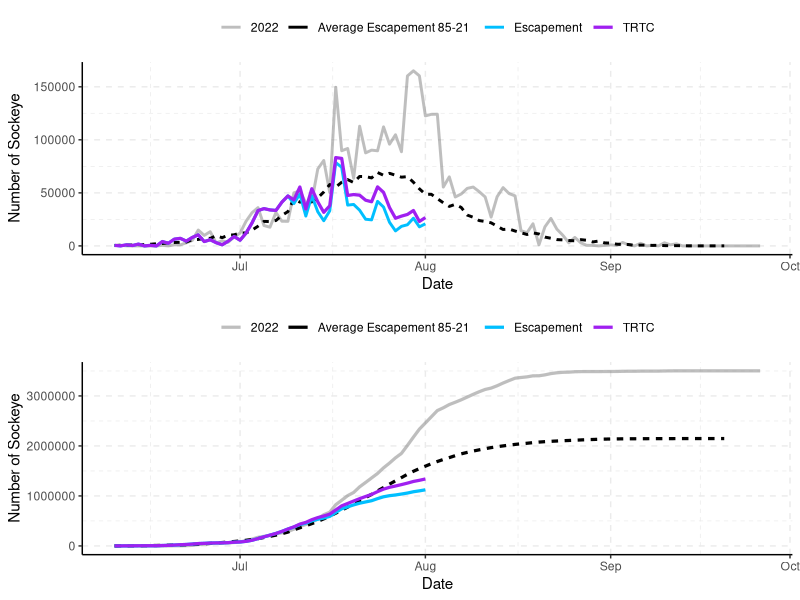
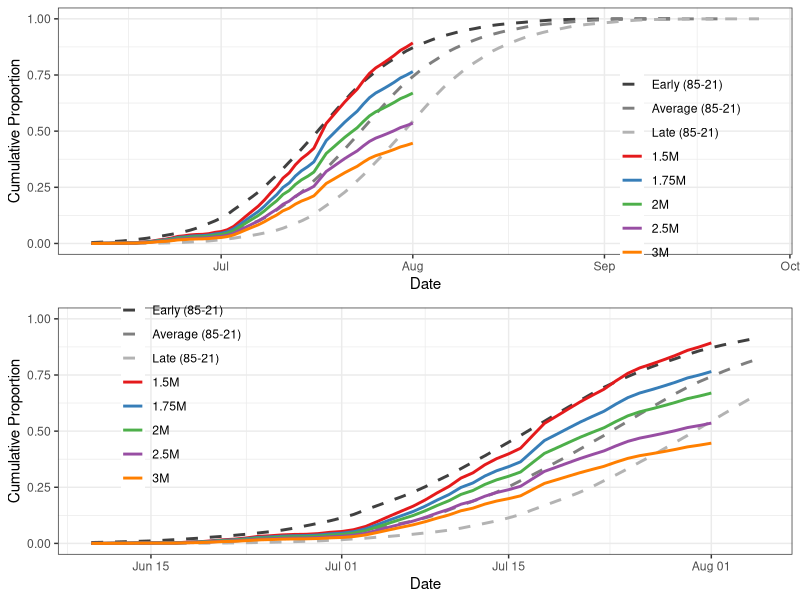
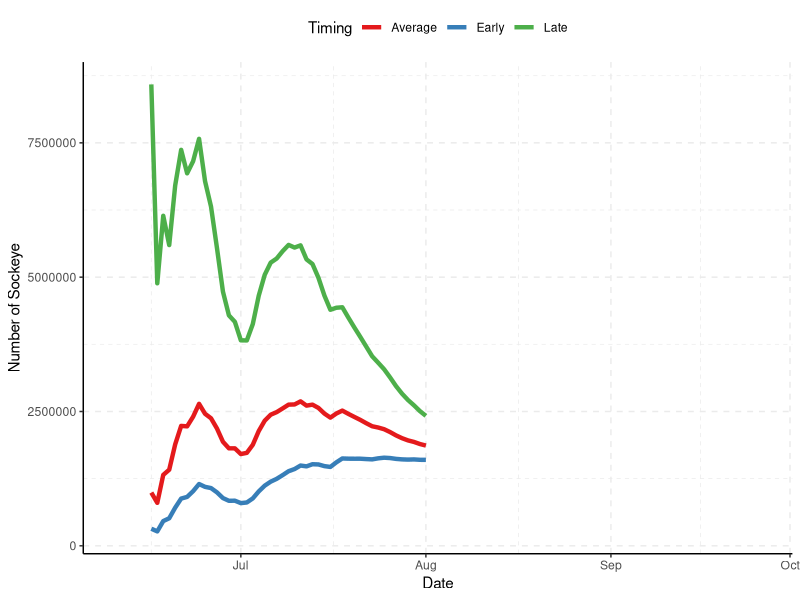
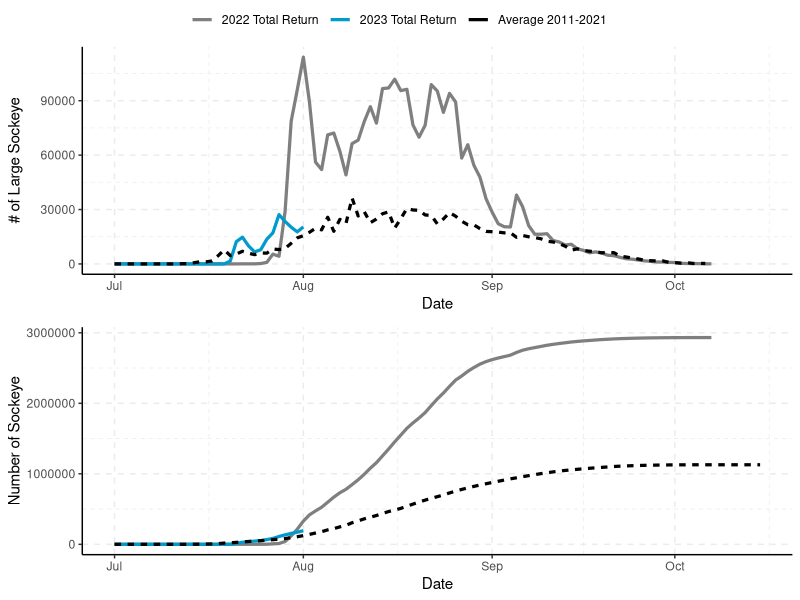
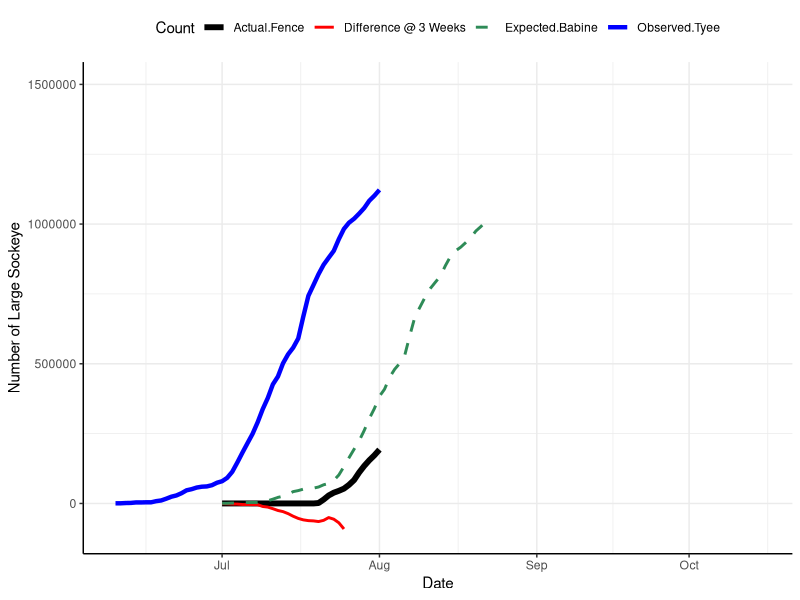
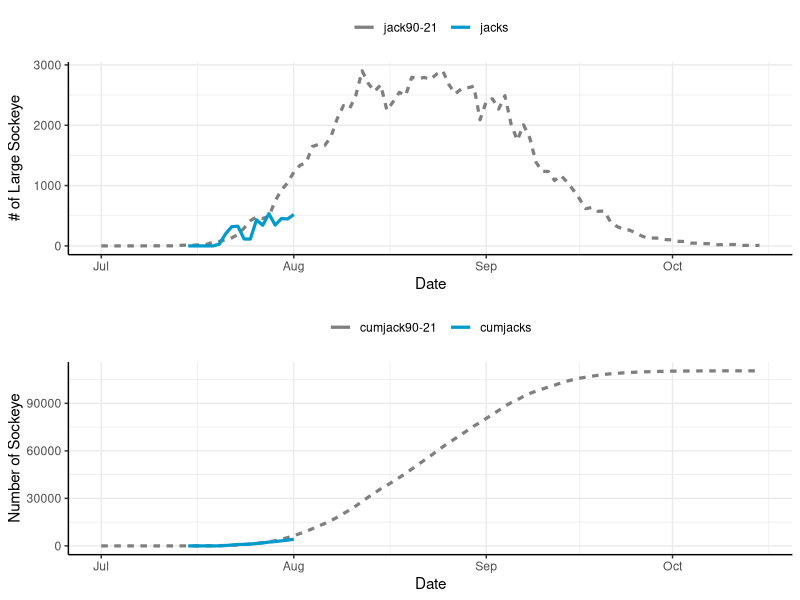
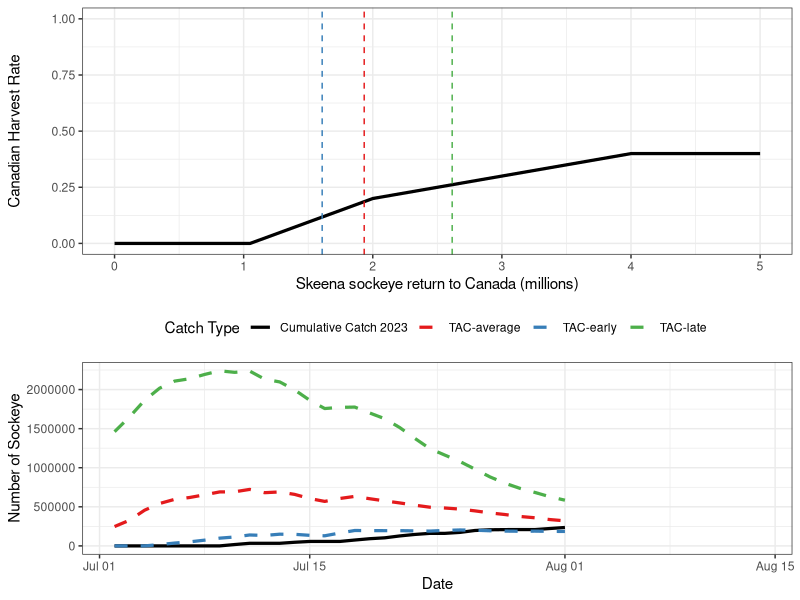
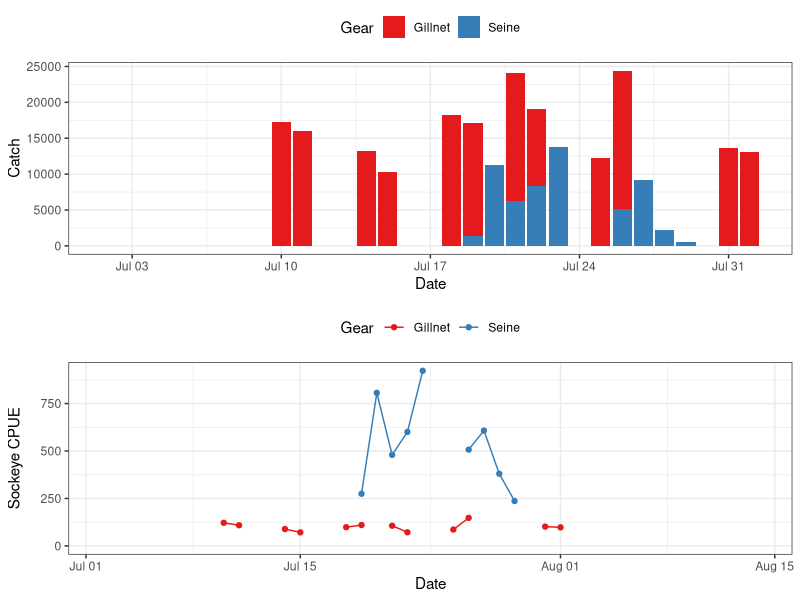

Generate these figures, in order, with R:
## ---- chunk 1
knitr::opts_chunk$set(warning = FALSE, message = FALSE,echo=FALSE) 

## ---- chunk 2
library(tidyverse)
library(data.table)
library(readxl)
library(knitr)
library(ggpubr)
library(kableExtra)

options(scipen=10000)
## ---- chunk 3
data<-read_excel("data/tyee and catch and fence in-season updates 2023.xlsx",sheet="Tyee")
data$Date<-as.Date(data$Date)
## ---- chunk 4
tyee.day<-as.Date("2023-07-30")
tyee.date<-"July 30"
fence.day<-as.Date("2023-07-30")
fence.date<-"July 30"
## ---- chunk 5
i<-match(tyee.day,data$Date)

average<-data$average[i]

e<-data$cumtyee[i]
t<-data$cumtrtc[i]
c<-data$cumcatch[i]

avgper<-round(data$Runtiming[i],3)*100
earlyper<-round(data$Runtiming[i+7],3)*100
lateper<-round(data$Runtiming[i-7],3)*100

#stat2<-data.frame(`Cumulative to Date`=c("Escapement Past Tyee","TRTC (Escapement+Catch)","Catch (preliminary"),`Number of Sockeye`=c(e,t,c))
#kable(stat2,caption=paste0("Cumulative escapement, TRTC, and catch to ",todate,"."))

stat3<-data.frame(`Cumulative to Date`=c("Escapement Past Tyee","TRTC (Escapement+Catch)","Catch (preliminary)"),`Number of Sockeye`=c(e,t,c),
                  `Run Timing`=c("Average","One week early","One week late"),`Percent Through`=c(avgper,earlyper,lateper))

kable(stat3,caption=paste0("Cumulative escapement, TRTC, and catch to ",tyee.date,"."))

## ---- chunk 6
escandtrtcdaily<-data%>%select(Date,Escapement=esctyee,TRTC=dailytrtc,`Average Escapement 85-21`=`ave85-21`,"2022"=esc22)%>%
  pivot_longer(2:5,values_to="Number of Sockeye",names_to="Type")%>%
  mutate(lt=case_when(Type=="Escapement"|Type=="TRTC"~"2023",
                      Type=="Average Escapement 85-21"~"Average",
                      Type=="2022"~"2023"))

t1<-ggplot(escandtrtcdaily,aes(x=Date,y=`Number of Sockeye`,color=Type,linetype=lt,size=Type,alpha=Type))+
  geom_line()+
  scale_size_manual(values=c(1,1,1,1.1))+
  scale_alpha_manual(values=c(.5,1,1,1))+
  scale_color_manual(values=c("grey50","black","deepskyblue1","purple"))+
  theme_classic()+
  grids(linetype = "dashed")+
  theme(legend.title = element_blank(),legend.position = "top")+
  guides(linetype="none")

escandtrtccum<-data%>%select(Date,Escapement=cumtyee,TRTC=cumtrtc,`Average Escapement 85-21`=`cum85-21`,"2022"=cum22)%>%
  pivot_longer(2:5,values_to="Number of Sockeye",names_to="Type")%>%
  mutate(lt=case_when(Type=="Escapement"|Type=="TRTC"~"2023",
                      Type=="Average Escapement 85-21"~"Average",
                      Type=="2022"~"2023"))

t2<-ggplot(escandtrtccum,aes(x=Date,y=`Number of Sockeye`,color=Type,linetype=lt,alpha=Type))+
  geom_line(size=1.1)+
  scale_size_manual(values=c(1,1,1,1.1))+
  scale_alpha_manual(values=c(.5,1,1,1))+
  scale_color_manual(values=c("grey50","black","deepskyblue1","purple"))+
  theme_classic()+
  grids(linetype = "dashed")+
  theme(legend.title = element_blank(),legend.position = "top")+
  guides(linetype="none")
## ---- chunk 7

ggarrange(t1,t2,align="v",ncol=1)

## ---- chunk 8
i<-match(tyee.day,data$Date)

early<-data$early[i]
average<-data$average[i]
late<-data$late[i]

pcum<-data%>%select(Date,cumtrtc,"Average (85-21)"=`pcum85-21`)%>%
  mutate(`1.5M`=cumtrtc/1500000,
         `1.75M`=cumtrtc/1750000,
         `2M`=cumtrtc/2000000,
         `2.5M`=cumtrtc/2500000,
         `3M`=cumtrtc/3000000,
         "Early (85-21)"=lead(`Average (85-21)`,7),
         "Late (85-21)"=lag(`Average (85-21)`,7))%>%
  select(-cumtrtc)%>%
  pivot_longer(2:9,names_to="Type",values_to="cp")%>%
  mutate(Type=factor(Type,levels=c("Early (85-21)","Average (85-21)", "Late (85-21)"
                                   ,"1.5M","1.75M","2M","2.5M","3M")))

cols<-RColorBrewer::brewer.pal(5, "Set1")

g1<-ggplot(pcum,aes(x=Date,y=cp,color=Type,linetype=Type))+
  geom_line(size=1)+
  scale_colour_manual(values=c("grey25","grey50","grey70",cols))+
  scale_linetype_manual(values=c("dashed","dashed","dashed","solid","solid","solid","solid","solid"))+
  theme_bw()+
  labs(y="Cumulative Proportion")+
  theme(legend.title=element_blank(),legend.position=c(.85,.35),legend.background = element_blank())

g2<-ggplot(pcum,aes(x=Date,y=cp,color=Type,linetype=Type))+
  geom_line(size=1)+
  scale_colour_manual(values=c("grey25","grey50","grey70",cols))+
  scale_linetype_manual(values=c("dashed","dashed","dashed","solid","solid","solid","solid","solid"))+
  theme_bw()+
  labs(y="Cumulative Proportion")+
  theme(legend.title=element_blank(),legend.position=c(.17,.65),legend.background = element_blank())+
  ylim(0,1)+
  xlim(as.Date("2023-06-10"),as.Date("2023-08-05"))

ggarrange(g1,g2,align="v",ncol=1)

## ---- chunk 9

i<-match(tyee.day,data$Date)

early<-round(data$early[i],0)
average<-round(data$average[i],0)
late<-round(data$late[i],0)

stat1<-data.frame(`Run-Timing`=c("Early","Average","Late"),`Forecasted Final Run Size`=c(early,average,late))

kable(stat1,caption="Forecasted sockeye final TRTC based on early, average and late run-timing.")

## ---- chunk 10
tyeemodel<-data%>%select(Date,Early=early,Average=average,Late=late)%>%
  pivot_longer(2:4,values_to="Number of Sockeye",names_to="Timing")

ggplot(tyeemodel,aes(x=Date,y=`Number of Sockeye`,color=Timing))+
  geom_line(size=1.5)+
  scale_color_brewer(palette="Set1")+
  theme_classic()+
  grids(linetype = "dashed")+
  theme(legend.position = "top")
## ---- chunk 11
fence<-read_excel("data/tyee and catch and fence in-season updates 2023.xlsx",sheet="Babine")
fence$Date<-as.Date(fence$Date)
## ---- chunk 12
i<-match(fence.day,fence$Date)

totalrun<-fence$cumrun[i]
cumjacks<-fence$cumjacks[i]

stat2<-data.frame(`Babine Fence`=c("Large Sockeye","Jacks"),`Total Run`=c(totalrun,cumjacks))

kable(stat2,caption=paste0("Cumulative large sockeye and jacks to Babine River fence to ",fence.date,"."))

## ---- chunk 13
  
fencedaily<-fence%>%select(Date,`2023 Total Return`=totalrun,`2022 Total Return`=dailyTR.2022,`Average 2011-2021`=`avg11-21`)%>%
  pivot_longer(2:4,values_to="Number of Sockeye",names_to="Type")%>%
  mutate(lt=case_when(Type=="2022 Total Return"|Type=="2023 Total Return"~"Annual",
                      Type=="Average 2011-2021"~"Average"))

b1<-ggplot(fencedaily,aes(x=Date,y=`Number of Sockeye`,color=Type,linetype=lt))+
  geom_line(size=1.1)+
  scale_color_manual(values=c("grey50","deepskyblue3","black"))+
  theme_classic()+
  grids(linetype = "dashed")+
  theme(legend.title = element_blank(),legend.position = "top")+
  guides(linetype="none")+
  labs(y="# of Large Sockeye")

fencecum<-fence%>%select(Date,`2023 Total Return`=cumrun,`Average 2011-2021`=`cumavg11-21`,`2022 Total Return`=cumTR.2022)%>%
  pivot_longer(2:4,values_to="Number of Sockeye",names_to="Type")%>%
  mutate(lt=case_when(Type=="2022 Total Return"|Type=="2023 Total Return"~"Annual",
                      Type=="Average 2011-2021"~"Average"))

b2<-ggplot(fencecum,aes(x=Date,y=`Number of Sockeye`,color=Type,linetype=lt))+
  geom_line(size=1.1)+
  scale_color_manual(values=c("grey50","deepskyblue3","black"))+
  theme_classic()+
  grids(linetype = "dashed")+
  theme(legend.title = element_blank(),legend.position = "top")+
  guides(linetype="none")

## ---- chunk 14

ggarrange(b1,b2,ncol=1,align="v",common.legend = TRUE)

## ---- chunk 15

pernonbabine<-.1

ty<-data%>%select(Date, Observed.Tyee=cumtyee)
fe<-fence%>%select(Date,Actual.Fence=cumrun)

inrivercatch<-read_excel("data/tyee and catch and fence in-season updates 2023.xlsx",sheet="inriver catch")
inrivercatch$Date<-as.Date(inrivercatch$Date)

ca<-inrivercatch%>%select(Date,inriver.harvest)

comp<-merge(ty,fe,all=TRUE)%>%merge(ca,all=TRUE)%>%
  mutate(Expected.Babine=lag((1-pernonbabine)*Observed.Tyee,21),
         `Difference @ 3 Weeks`=Actual.Fence-Expected.Babine-inriver.harvest)%>%
  select(-inriver.harvest)%>%
  pivot_longer(2:5,names_to="Count",values_to="Fish")

ggplot(comp,aes(x=Date,y=Fish,color=Count,size=Count,linetype=Count))+
  geom_line()+
  theme_classic()+grids()+
  scale_colour_manual(values=c("black","red","seagreen4","blue"))+
  scale_linetype_manual(values=c("solid","solid","dashed","solid"))+
  scale_size_manual(values=c(2,1,1,1.5))+
  theme(legend.position="top")+
  labs(y="Number of Large Sockeye")+
  ylim(-100000,1500000)

## ---- chunk 16
fencejacks<-fence%>%select(Date,jacks=dailytotaljacks,`jack90-21`)%>%
  pivot_longer(2:3,values_to="Number of Sockeye",names_to="Type")%>%
  mutate(lt=case_when(Type=="jacks"~"Annual",
                      Type=="jack90-21"~"Average"))

j1<-ggplot(fencejacks,aes(x=Date,y=`Number of Sockeye`,color=Type,linetype=lt))+
  geom_line(size=1.1)+
  scale_color_manual(values=c("grey50","deepskyblue3","black"))+
  theme_classic()+grids()+
  theme(legend.title = element_blank(),legend.position = "top")+
  guides(linetype="none")+
  labs(y="# of Large Sockeye")

jackscum<-fence%>%select(Date,cumjacks,`cumjack90-21`)%>%
  pivot_longer(2:3,values_to="Number of Sockeye",names_to="Type")%>%
  mutate(lt=case_when(Type=="cumjacks"~"Annual",
                      Type=="cumjack90-21"~"Average"))

j2<-ggplot(jackscum,aes(x=Date,y=`Number of Sockeye`,color=Type,linetype=lt))+
  geom_line(size=1.1)+
  scale_color_manual(values=c("grey50","deepskyblue3","black"))+
  theme_classic()+grids()+
  theme(legend.title = element_blank(),legend.position = "top")+
  guides(linetype="none")

## ---- chunk 17

ggarrange(j1,j2,align="v",ncol=1)

## ---- chunk 18

hcr<-data.frame(TRTC=c(0,1050000,2000000,4000000,5000000),
                HR=c(0,0,.2,.4,.4))

p1<-ggplot(hcr,aes(x=TRTC/10^6,y=HR))+
  geom_line(size=1.1)+
  geom_vline(xintercept=average/10^6,linetype="dashed",col="#E41A1C")+
  geom_vline(xintercept=late/10^6,linetype="dashed",col="#4DAF4A")+
  geom_vline(xintercept=early/10^6,linetype="dashed",col="#377EB8")+
  theme_bw()+
  ylim(0,1)+
  labs(y="Canadian Harvest Rate",x="Skeena sockeye return to Canada (millions)")

data<-data%>%rowwise()%>%mutate("TAC-average"=case_when(average<1050000~0,
                          average>=1050000&average<2000000~((average-1050000)/(2000000-1050000)*(.2-.0)+0)*average,
                          average>=2000000&average<4000000~((average-2000000)/(4000000-2000000)*(.4-.2)+.2)*average,
                          average>=4000000~.4*average),
                          "TAC-late"=case_when(late<1050000~0,
                          late>=1050000&late<2000000~((late-1050000)/(2000000-1050000)*(.2-.0)+0)*late,
                          late>=2000000&late<4000000~((late-2000000)/(4000000-2000000)*(.4-.2)+.2)*late,
                          late>=4000000~.4*late),
                          "TAC-early"=case_when(early<1050000~0,
                          early>=1050000&early<2000000~((early-1050000)/(2000000-1050000)*(.2-.0)+0)*early,
                          early>=2000000&early<4000000~((early-2000000)/(4000000-2000000)*(.4-.2)+.2)*early,
                          early>=4000000~.4*early))

ggcatch<-data%>%select(Date,`Cumulative Catch 2023`=cumcatch,
                       `TAC-average`,`TAC-early`,`TAC-late`)%>%
  pivot_longer(2:5,names_to="Catch Type",values_to="Catch")%>%
  filter(Date>"2023-07-01"&Date<"2023-08-15")


p2<-ggplot(ggcatch,aes(x=Date,y=Catch,color=`Catch Type`,size=`Catch Type`,linetype=`Catch Type`))+
  geom_line(size=1.1)+
  scale_color_manual(values=c("black","#E41A1C","#377EB8","#4DAF4A"))+
  scale_size_manual(values=c(2,1,1,1))+
  scale_linetype_manual(values=c("solid","dashed","dashed","dashed"))+
  theme_bw()+
  labs(y="Number of Sockeye")+
  theme(legend.position="top")

catch<-data%>%select(Date,Gillnet=gncatch,Seine=sncatch)%>%
  pivot_longer(2:3,names_to="Gear",values_to="Catch")%>%
    filter(Date>"2023-07-01"&Date<"2023-08-15")

p3<-ggplot(catch,aes(x=Date,y=Catch,fill=Gear))+
  geom_col()+
  scale_fill_brewer(palette="Set1")+
  theme_bw()+
  theme(legend.position="top")

cpue<-data%>%select(Date,gncatch,sncatch,gneffort,sneffort)%>%
  mutate(Gillnet=gncatch/gneffort,Seine=sncatch/sneffort)%>%
  select(Date,Gillnet,Seine)%>%
  pivot_longer(2:3,names_to="Gear",values_to="CPUE")%>%
  filter(Date>"2023-07-01"&Date<"2023-08-15")

p4<-ggplot(cpue,aes(x=Date,y=CPUE,color=Gear))+
  geom_line()+geom_point()+
  scale_color_brewer(palette="Set1")+
  theme_bw()+
  theme(legend.position = "top")+
  labs(y="Sockeye CPUE")+
  expand_limits(y=0)

## ---- chunk 19

ggarrange(p1,p2,ncol=1,align="v")

## ---- chunk 20
ggarrange(p3,p4,ncol=1,align="v")
## ---- chunk 21

demo.data<-read_excel("data/tyee and catch and fence in-season updates 2023.xlsx",sheet="demo catches")
demo.data$date<-as.Date(demo.data$date)

demo.totals<-demo.data%>%group_by(Nation=nation)%>%summarise("Total Demo Sockeye Catch"=sum(pieces))

total.demo.catch=sum(demo.totals$`Total Demo Sockeye Catch`)

total.row<-tibble(Nation="Total","Total Demo Sockeye Catch"=total.demo.catch)

demo.table<-rbind(demo.totals,total.row)

kable(demo.table,caption="Total Area 4 First Nations demo catches of sockeye.")%>%
  row_spec(3,hline_after=T)

ggplot(demo.data,aes(x=date,y=pieces,fill=nation))+
  geom_col()+
  labs(y="Number of Sockeye",x="Date",fill="Nation")+
  theme_bw()+
  xlim(c(as.Date("2023-07-01"),as.Date("2023-09-01")))




## ---- chunk 22
othercatch<-read_excel("data/tyee and catch and fence in-season updates 2023.xlsx",sheet="gncatch")

#oc2<-othercatch%>%pivot_longer(4:10,names_to="Species",values_to="Catch")%>%
#  mutate(cpue=Catch/effort)%>%
#  filter(Date>as.Date("2023-07-05")&Date<as.Date("2023-08-10"))%>%
#  mutate(type=ifelse(Species%in%c("Chinook (Released)","Chum (Released)","Steelhead (Released)","Coho (Released)"),"Released","Kept"))%>%
#  mutate(sp=case_when(Species=="Chinook (Released)"~"Chinook",
#                      Species=="Coho (Released)"~"Coho",
#                      Species=="Pink (Kept)"~"Pink Kept",
#                      Species=="Pink (Released)"~"Pink Rel",
#                      Species=="Chum (Released)"~"Chum",
#                      Species=="Steelhead (Released)"~"Steelhead",
#                      Species=="Sockeye (Kept)"~"Sockeye"))

oc2<-othercatch%>%pivot_longer(4:10,names_to="Species",values_to="Catch")%>%
  mutate(cpue=Catch/effort)%>%
  filter(Date>as.Date("2023-07-05")&Date<as.Date("2023-08-10"))%>%
  mutate(type=ifelse(Species%in%c("Chinook (Released)","Chum (Released)","Steelhead (Released)","Coho (Released)"),"Released","Kept"))%>%
  mutate(sp=case_when(Species=="Chinook (Released)"~"Chinook",
                      Species=="Coho (Released)"~"Coho",
                      Species=="Pink (Kept)"~"Pink",
                      Species=="Pink (Released)"~"Pink",
                      Species=="Chum (Released)"~"Chum",
                      Species=="Steelhead (Released)"~"Steelhead",
                      Species=="Sockeye (Kept)"~"Sockeye"),
         dis=case_when(Species=="Chinook (Released)"~"Released",
                      Species=="Coho (Released)"~"Released",
                      Species=="Pink (Kept)"~"Kept",
                      Species=="Pink (Released)"~"Released",
                      Species=="Chum (Released)"~"Released",
                      Species=="Steelhead (Released)"~"Released",
                      Species=="Sockeye (Kept)"~"Kept"))

#ggplot(oc2,aes(x=Date,y=Catch,color=gear))+
#  geom_line()+geom_point()+
#  theme_classic()+
#  grids()+
#  facet_wrap(~Species,ncol=2,scales="free_y")+
#  theme(legend.position="top")+
#  expand_limits(y=0)

ggplot(oc2,aes(x=Date,y=Catch,color=gear))+
  geom_line()+geom_point()+
  theme_bw()+
  grids()+
  #facet_wrap(~Species,ncol=2,scales="free_y")+
  facet_grid(sp~dis,scales="free_y")+
  theme(legend.position="top")+
  expand_limits(y=0)

## ---- chunk 23
gncpue<-oc2%>%filter(gear=="gillnet")

ggplot(gncpue,aes(x=Date,y=cpue))+
  geom_line()+geom_point()+
  theme_bw()+
  grids()+
  #facet_wrap(~Species,ncol=2,scales="free_y")+
  facet_grid(sp~dis,scales="free_y")+
  theme(legend.position="top")
## ---- chunk 24
sncpue<-oc2%>%filter(gear=="seine")

ggplot(sncpue,aes(x=Date,y=cpue))+
  geom_line()+geom_point()+
  theme_bw()+
  grids()+
  #facet_wrap(~Species,ncol=2,scales="free_y")+
  facet_grid(sp~dis,scales="free_y")+
  theme(legend.position="top")
## ---- chunk 25

oc.total<-oc2%>%group_by(gear,Species=sp,dis)%>%summarise(total=sum(Catch,na.rm=TRUE))

oc.table<-oc.total%>%pivot_wider(names_from=c("gear","dis"),values_from="total")%>%replace(is.na(.),0)

kable(oc.table,caption=paste0("Total catch of coho, chum, chinook, pink and steelhead in the commercial gillent and seine fisheries to ",tyee.date,"."))

ggplot(oc.total,aes(x=Species,y=total,fill=gear))+
  geom_col()+
  scale_color_brewer(palette="Set1")+
  #geom_text(aes(label=total),vjust=-.3,color="black")+
  facet_wrap(~dis,ncol=1,scales="free_y")+
  theme_bw()+
  labs(y="Total Catch",x="Species")+
  scale_y_continuous(expand=c(.1,0))+
  theme(strip.background = element_blank())

## ---- chunk 26

rt<-read_excel("data/rt karl.xlsx",sheet="Sheet1")

n=10000

rtm<-data.frame()

for (i in 1:nrow(rt)){
  u<-rt$MeanJulian[i]
  sd<-rt$SD[i]
  
  g<-data.frame(stock=rt$Stock[i],dev=rnorm(n,rt$MeanJulian[i],rt$SD[i]))
  rtm<-rbind(rtm,g)
  
}

#as.numeric(format(as.Date("2022-08-07"), "%j"))

days<-format(seq(as.Date("2022-06-01"),as.Date("2022-09-15"),10),"%b-%d")

rtm2<-rtm%>%filter(dev>=152&dev<=258)%>%group_by(stock)%>%mutate(u=mean(dev))

## ---- chunk 27

ggplot(rtm2,aes(x=dev,y=reorder(stock,dev,FUN=median),fill=stock))+
  geom_boxplot()+
  theme_classic()+grids()+
  scale_y_discrete(limits=rev)+
  guides(fill="none")+
  labs(y="Stock",x="Date",title="Stock run-timing at Tyee based on 2000-2014 GSI",subtitle="NBRR data provided by Karl English July 2022")+
 scale_x_continuous(breaks=seq(152,258,10),labels=days)+
  theme(axis.text.x = element_text(angle=90))

## ---- chunk 28
ggplot(rtm2,aes(x=dev))+
  geom_histogram(aes(fill=stock),binwidth = 5,alpha=.3)+
  facet_grid(reorder(stock,dev,FUN=median)~.,scales="free_y",switch="y")+
  theme_classic()+grids()+
  theme(strip.text.y.left = element_text(angle=0,size=8),
        strip.placement="outside",
        axis.text.y=element_blank(),
        axis.ticks.y=element_blank(),
        strip.background = element_blank(),
        axis.text.x = element_text(angle=90))+
  labs(y="Stock",x="Date",title="Stock run-timing at Tyee based on 2000-2014 GSI",subtitle="NBRR data provided by Karl English July 2022")+
  geom_vline(aes(xintercept=u,color=stock), size=1,alpha=.5)+
  scale_x_continuous(breaks=seq(152,258,10),labels=days)+
  guides(fill="none",color="none")+
  annotate("rect", xmin = 196, xmax = 219, ymin = 0, ymax = Inf,alpha = .2)
  
## ---- chunk 29
ggplot(rtm2,aes(x=dev),color=stock)+
  geom_density(aes(fill=stock),alpha=.3)+
  #scale_fill_brewer(palette="Set1")+
  facet_wrap(~reorder(stock,dev,FUN=median),scales="free_y",ncol=1,strip.position="left")+
  theme_classic()+grids()+
   theme(strip.text.y.left = element_text(angle=0,size=8),
        strip.placement="outside",
        axis.text.y=element_blank(),
        axis.ticks.y=element_blank(),
        axis.ticks.x=element_blank(),
        strip.background = element_blank(),
        axis.text.x = element_text(angle=90),
        plot.caption.position="plot",
        plot.caption=element_text(hjust=.5))+
  geom_vline(aes(xintercept=u,color=stock), size=1,alpha=.5)+
  labs(y="Stock",x="Date",caption="Stock run-timing at Tyee based on average run-timing (2000-2014) plus 3 weeks.\nVertical lines show the mean for each stock, with the 2022 harvest window\nshown by the grey shaded box.\nData from Karl English from NBRR update provided July 2022.")+
  scale_x_continuous(breaks=seq(152,258,10),labels=days)+
  guides(fill="none",color="none")+
   annotate("rect", xmin = 196, xmax = 219, ymin = 0, ymax = Inf,alpha = .2)

#ggsave("Tyee stock run timing.png",dpi=600,height=8,width=7)
## ---- chunk 30
babrt<-rtm%>%filter(stock%in%c("Babine W Early","Babine W Middle","Babine W Late","Babine Pinkut","Babine Fulton"))%>%
  mutate(fencert=dev+21)

days<-format(seq(as.Date("2022-07-01"),as.Date("2022-10-07"),7),"%b-%d")
as.numeric(format(as.Date("2022-10-07"), "%j"))

babrt2<-babrt%>%filter(fencert>=182&fencert<=280)%>%group_by(stock)%>%mutate(med=mean(fencert))

babmed<-babrt%>%group_by(stock)%>%summarise(u=mean(fencert))

ggplot(babrt2,aes(x=fencert))+
  geom_density(aes(fill=stock),alpha=.3)+
  scale_fill_brewer(palette="Set1")+
  facet_wrap(~reorder(stock,dev,FUN=median),scales="free_y",ncol=1,strip.position="left")+
  theme_classic()+grids()+
  theme(strip.text.y.left = element_text(angle=0,size=8),
        strip.placement="outside",
        axis.text.y=element_blank(),
        axis.ticks.y=element_blank(),
        axis.ticks.x=element_blank(),
        strip.background = element_blank(),
        axis.text.x = element_text(angle=90),
        plot.caption.position="plot",
        plot.caption=element_text(hjust=0))+
  geom_vline(aes(xintercept =med,color=stock), size=1,alpha=.5)+
  scale_color_brewer(palette="Set1")+
  labs(y="Stock",x="Date",
  caption="Stock run-timing at Babine fence based on average Tyee run-timing (2000-2014) plus 3 weeks.\nData from Karl English from NBRR update provied July 2022.")+
  scale_x_continuous(breaks=seq(182,280,7),labels=days)+
  guides(fill="none",color="none")

#ggsave("Babine run timing for Donna.png",dpi=600,height=8,width=7)
